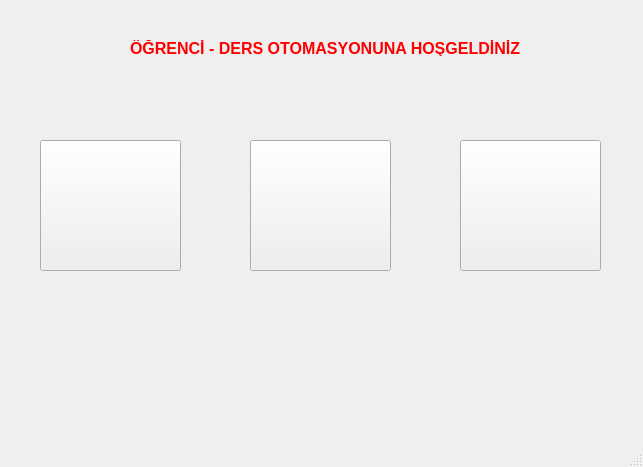
<?xml version="1.0" encoding="UTF-8"?>
<ui version="4.0">
 <class>MainWindow</class>
 <widget class="QMainWindow" name="MainWindow">
  <property name="geometry">
   <rect>
    <x>0</x>
    <y>0</y>
    <width>643</width>
    <height>467</height>
   </rect>
  </property>
  <property name="windowTitle">
   <string>MainWindow</string>
  </property>
  <widget class="QWidget" name="centralWidget">
   <widget class="QPushButton" name="btn_ogrislem">
    <property name="geometry">
     <rect>
      <x>40</x>
      <y>140</y>
      <width>141</width>
      <height>131</height>
     </rect>
    </property>
    <property name="text">
     <string/>
    </property>
    <property name="icon">
     <iconset resource="images/resources.qrc">
      <normaloff>:/image/ogr.jpg</normaloff>:/image/ogr.jpg</iconset>
    </property>
    <property name="iconSize">
     <size>
      <width>150</width>
      <height>150</height>
     </size>
    </property>
   </widget>
   <widget class="QPushButton" name="btn_dersislem">
    <property name="geometry">
     <rect>
      <x>250</x>
      <y>140</y>
      <width>141</width>
      <height>131</height>
     </rect>
    </property>
    <property name="text">
     <string/>
    </property>
    <property name="icon">
     <iconset resource="images/resources.qrc">
      <normaloff>:/image/ders.jpg</normaloff>:/image/ders.jpg</iconset>
    </property>
    <property name="iconSize">
     <size>
      <width>150</width>
      <height>150</height>
     </size>
    </property>
   </widget>
   <widget class="QPushButton" name="btn_notislem">
    <property name="geometry">
     <rect>
      <x>460</x>
      <y>140</y>
      <width>141</width>
      <height>131</height>
     </rect>
    </property>
    <property name="text">
     <string/>
    </property>
    <property name="icon">
     <iconset resource="images/resources.qrc">
      <normaloff>:/image/notlar.jpg</normaloff>:/image/notlar.jpg</iconset>
    </property>
    <property name="iconSize">
     <size>
      <width>150</width>
      <height>150</height>
     </size>
    </property>
   </widget>
   <widget class="QLabel" name="label_4">
    <property name="geometry">
     <rect>
      <x>130</x>
      <y>40</y>
      <width>411</width>
      <height>16</height>
     </rect>
    </property>
    <property name="palette">
     <palette>
      <active>
       <colorrole role="WindowText">
        <brush brushstyle="SolidPattern">
         <color alpha="255">
          <red>255</red>
          <green>0</green>
          <blue>0</blue>
         </color>
        </brush>
       </colorrole>
      </active>
      <inactive>
       <colorrole role="WindowText">
        <brush brushstyle="SolidPattern">
         <color alpha="255">
          <red>255</red>
          <green>0</green>
          <blue>0</blue>
         </color>
        </brush>
       </colorrole>
      </inactive>
      <disabled>
       <colorrole role="WindowText">
        <brush brushstyle="SolidPattern">
         <color alpha="255">
          <red>120</red>
          <green>120</green>
          <blue>120</blue>
         </color>
        </brush>
       </colorrole>
      </disabled>
     </palette>
    </property>
    <property name="font">
     <font>
      <pointsize>12</pointsize>
      <weight>75</weight>
      <bold>true</bold>
     </font>
    </property>
    <property name="text">
     <string>ÖĞRENCİ - DERS OTOMASYONUNA HOŞGELDİNİZ</string>
    </property>
   </widget>
   <widget class="QWidget" name="layoutWidget">
    <property name="geometry">
     <rect>
      <x>60</x>
      <y>290</y>
      <width>621</width>
      <height>20</height>
     </rect>
    </property>
    <layout class="QHBoxLayout" name="horizontalLayout">
     <item>
      <widget class="QLabel" name="label">
       <property name="font">
        <font>
         <pointsize>10</pointsize>
         <weight>75</weight>
         <bold>true</bold>
        </font>
       </property>
       <property name="text">
        <string>Öğrenci İşlemleri</string>
       </property>
      </widget>
     </item>
     <item>
      <widget class="QLabel" name="label_2">
       <property name="font">
        <font>
         <pointsize>10</pointsize>
         <weight>75</weight>
         <bold>true</bold>
        </font>
       </property>
       <property name="text">
        <string>Ders İşlemleri</string>
       </property>
      </widget>
     </item>
     <item>
      <widget class="QLabel" name="label_3">
       <property name="font">
        <font>
         <pointsize>10</pointsize>
         <weight>75</weight>
         <bold>true</bold>
        </font>
       </property>
       <property name="text">
        <string>Not İşlemleri</string>
       </property>
      </widget>
     </item>
    </layout>
   </widget>
  </widget>
  <widget class="QMenuBar" name="menuBar">
   <property name="geometry">
    <rect>
     <x>0</x>
     <y>0</y>
     <width>643</width>
     <height>21</height>
    </rect>
   </property>
  </widget>
  <widget class="QStatusBar" name="statusBar"/>
 </widget>
 <layoutdefault spacing="6" margin="11"/>
 <resources>
  <include location="images/resources.qrc"/>
 </resources>
 <connections/>
</ui>
